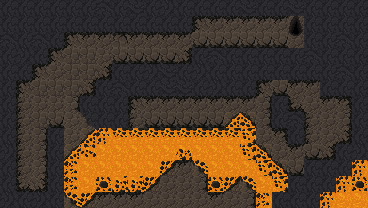

This game map was drawn from its Tiled (.tmx) file and the tilesets committed beside it. A one-line description and the full map source follow:
An orthogonal 23x13 tile map with 16x16 px tiles, 2 tile layers (Tile Layer 1, Tile Layer 2), 3 tilesets and 6 objects (3x lava_blob, player_spawn, level_exit, rock).

<map version="1.10" tiledversion="1.10.2" orientation="orthogonal" renderorder="right-down" width="23" height="13" tilewidth="16" tileheight="16" infinite="0" nextlayerid="10" nextobjectid="44">
 <tileset firstgid="1" source="Dungeon_Tileset_v2.tsx" />
 <tileset firstgid="101" source="cave_crawler.tsx" />
 <tileset firstgid="326" source="cave_crawler_v2.tsx" />
 <layer id="1" name="Tile Layer 1" width="23" height="13">
  <data encoding="csv">
3221225893,420,420,420,420,420,2684354980,421,1610613156,420,3221225892,420,420,420,3221225893,1610613156,420,420,1610613156,420,420,420,420,
420,420,421,420,420,420,420,420,420,420,2684354981,420,407,404,386,386,386,386,386,386,420,386,420,
2684354980,420,2684354980,420,407,404,404,1073742227,404,404,404,404,386,386,386,386,386,386,386,386,386,387,420,
420,3221225892,420,407,162,162,386,403,403,403,403,3221225879,420,2684354980,420,420,420,420,420,2684354980,420,420,420,
420,420,407,161,387,387,3221225879,420,420,3221225892,1610613156,420,3221225892,420,420,420,420,420,420,420,420,421,420,
2684354981,407,387,162,387,3221225879,420,2684354980,420,420,1610613156,1610613156,420,3221225892,420,420,0,0,0,0,420,420,420,
420,402,161,161,3221225879,420,420,420,0,0,0,0,0,0,0,0,0,420,0,0,0,0,420,
420,402,162,403,386,420,420,420,0,0,0,0,0,0,371,371,0,420,2684354980,0,0,0,420,
420,402,401,3221225893,386,372,372,372,372,371,371,371,371,371,371,371,0,0,420,0,0,0,420,
3221225892,402,401,420,371,371,371,371,371,371,371,371,371,371,371,371,371,0,0,0,0,420,3221225892,
420,402,161,161,371,371,372,372,372,372,372,0,371,371,371,371,371,371,0,420,420,420,372,
421,1610613143,3221225879,162,371,372,372,372,372,372,0,0,0,371,371,371,371,371,420,420,420,372,373,
3221225892,420,3221225892,420,371,372,0,0,0,0,0,0,0,0,0,0,371,420,420,420,372,373,373
</data>
 </layer>
 <layer id="5" name="Tile Layer 2" width="23" height="13">
  <data encoding="csv">
420,0,0,0,0,0,0,420,0,0,0,0,0,0,420,0,0,0,0,0,0,0,420,
0,0,420,0,0,0,0,0,0,0,420,0,0,0,404,404,404,404,391,420,420,420,0,
0,0,0,0,0,0,0,0,0,0,0,0,403,403,403,403,403,403,406,420,420,2684354980,0,
0,0,0,0,0,0,0,0,0,0,0,0,0,0,0,0,0,0,0,0,420,420,0,
0,0,0,0,0,0,0,0,0,0,0,0,0,0,0,484,0,0,420,0,0,2684354980,0,
420,0,0,0,0,0,0,0,0,0,0,0,0,0,0,0,407,403,404,404,0,0,0,
0,0,0,0,401,0,0,0,407,404,404,404,404,404,404,404,401,0,1610613143,386,404,2684354967,0,
0,0,0,0,386,433,0,0,402,403,403,403,403,403,416,417,401,0,0,402,386,401,0,
0,0,0,420,386,416,326,327,327,327,327,327,327,327,327,328,386,2684354967,0,402,386,3221225879,0,
0,0,0,420,416,1610613079,0,0,0,0,0,357,0,0,0,328,417,386,404,403,3221225879,0,0,
0,0,401,420,341,0,0,0,0,0,432,404,431,0,0,0,328,417,403,0,0,0,326,
420,0,3221225879,420,341,0,342,358,358,432,386,386,401,342,432,431,0,328,0,0,0,326,342,
0,0,0,0,431,432,404,404,404,386,386,386,386,404,386,401,341,0,0,0,326,0,0
</data>
 </layer>
 <objectgroup id="2" name="Object Layer 1">
  <object id="1" name="player_spawn" x="33.4664" y="165.405">
   <point />
  </object>
  <object id="2" name="level_exit" x="291.562" y="29.3733">
   <point />
  </object>
  <object id="25" name="lava_blob" x="90.3779" y="163.932">
   <point />
  </object>
  <object id="27" name="lava_blob" x="76.3604" y="192.493">
   <point />
  </object>
  <object id="29" name="lava_blob" x="96.9636" y="187.475">
   <point />
  </object>
  <object id="30" name="rock" x="-103.453" y="241.58">
   <point />
  </object>
 </objectgroup>
</map>
